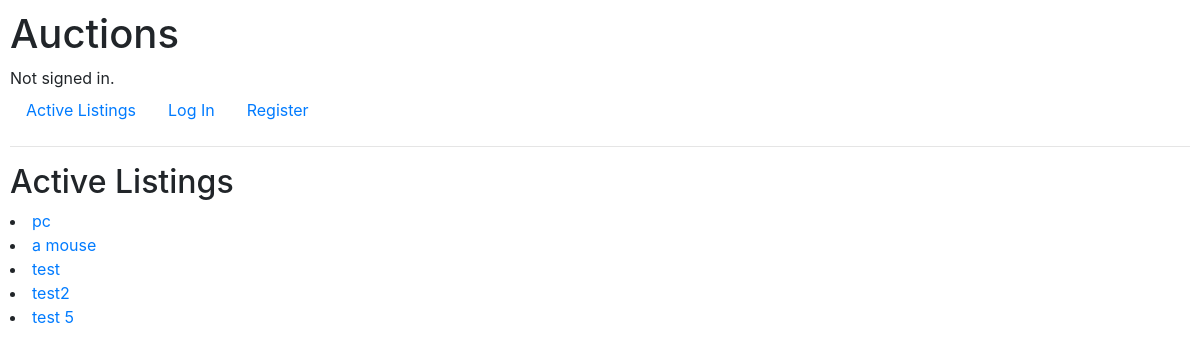
The app's page /, older data.
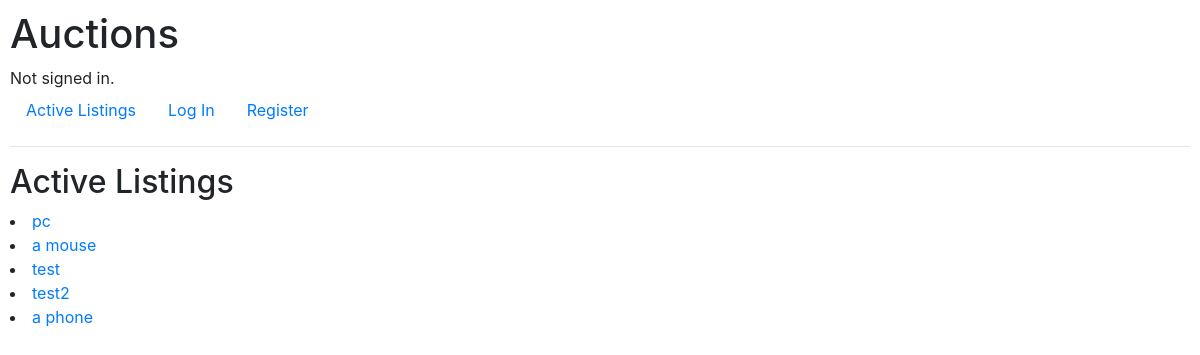
The same page, newer data.
### auctions/models.py (models this page shows, shortened)
class AuctionListing(models.Model):
    product = models.CharField(max_length=255)
    description = models.TextField(default="none")
    category = models.CharField(max_length=255)
    initial_price = models.PositiveIntegerField(default=0)
    sold = models.BooleanField(default=False)
    user = models.ForeignKey(User, on_delete=models.CASCADE)

### auctions/views.py (the view)
# urls.py: path("", views.index, name="index"),
def index(request):
    return render(request, "auctions/index.html", {
        "products": AuctionListing.objects.all()
    } )

### auctions/templates/auctions/index.html
{% extends "auctions/layout.html" %}
{% block body %}
    <h2>Active Listings</h2>
    {% for listing in products %}
        <li><a href="{% url 'listing_detail' listing.id %}">{{ listing.product }}</a> </li>
    {% endfor %}
{% endblock body%}

Row changes from the older to the newer data that the page shows:
removed AuctionListing: product "test 5"
added AuctionListing: product "a phone"
